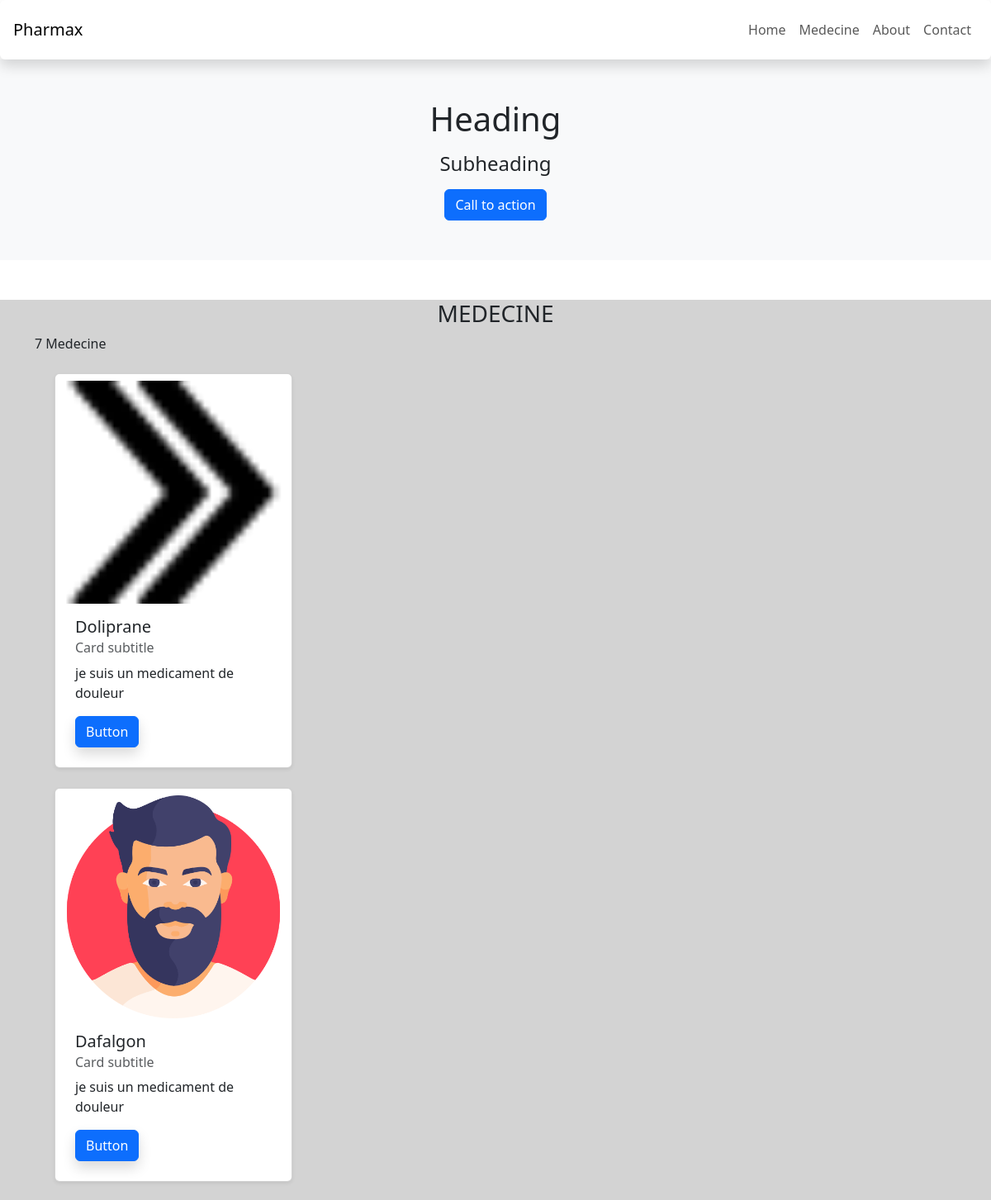
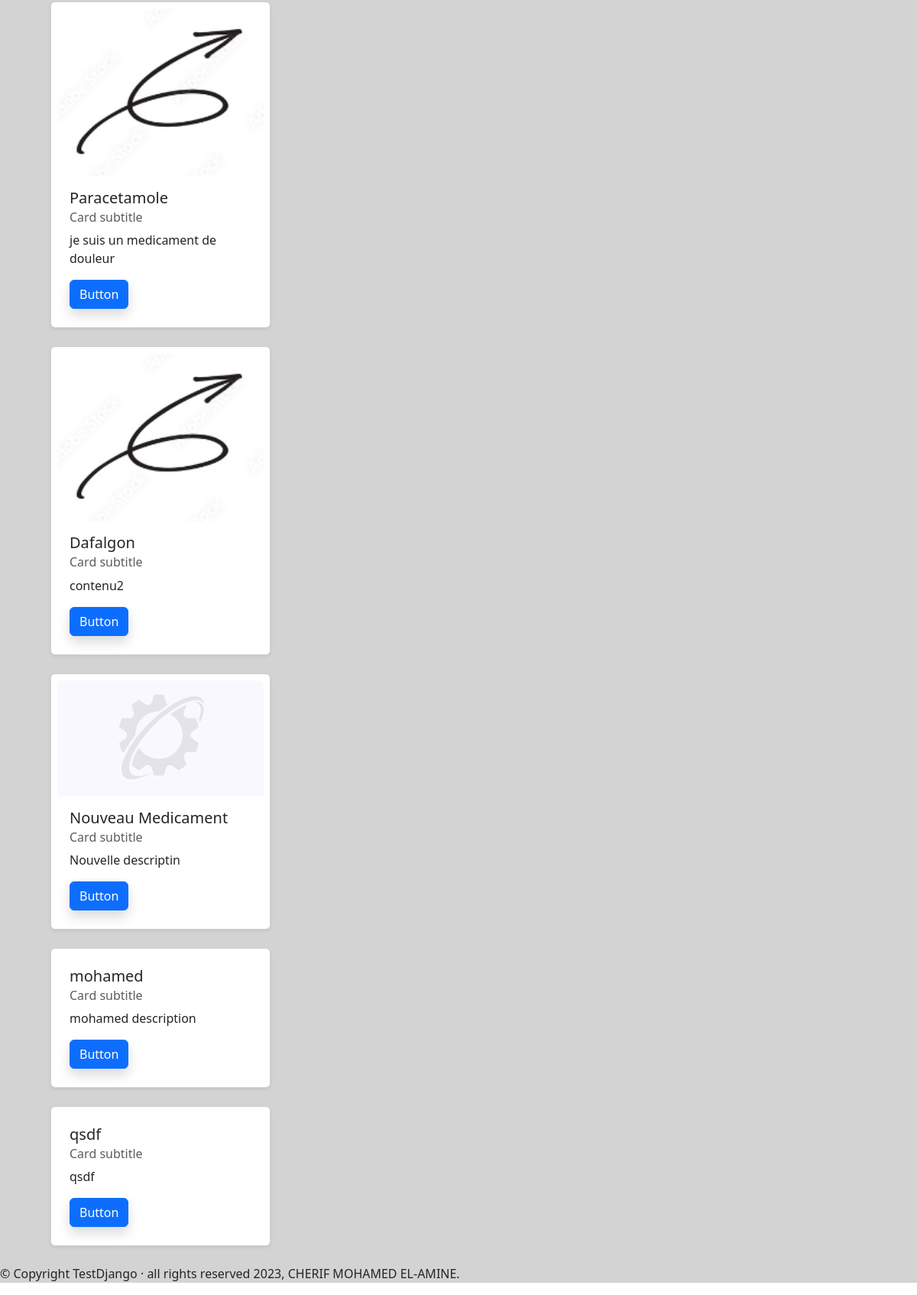
The page /medecine/ on the database its author committed (2 pictures, top to bottom).
### medecine/models.py (models this page shows, shortened)
class Medecine(models.Model):
    title = models.CharField(max_length=150)
    desc = models.TextField()
    favorite = models.BooleanField(default=False)
    slug = models.SlugField(null = True)
    img = models.ImageField(upload_to='imgs/', blank = True, null = True)
    class Meta:
        verbose_name = ('Medecine')
        verbose_name_plural = ('Medecines')

### medecine/views.py (the view)
# urls.py: path('', index, name="index"),
def index(request):
    v_title = request.GET.get('title')
    data=[]
    if v_title == None:
        query = Medecine.objects.all().order_by('id')
    else:
        query = Medecine.objects.filter(title__iexact=v_title).filter(favorite__exact=True).order_by('id')
    """
    exact: sensible a la case =
    iexact: insencible a la case
    contains : like %%
    in : IN
    """
    data = query
    return render(request, 'medecine/index.html', {'data':data})

### templates/medecine/index.html (shortened to what this page needs)
{% extends 'extends/base.html' %}
{% block banner %}
    <div class="p-5 text-center bg-body-tertiary">
        <h1 class="mb-3">Heading</h1>
        <h4 class="mb-3">Subheading</h4>
        <a data-mdb-ripple-init class="btn btn-primary" href="" role="button">Call to action</a>
    </div>
{% endblock %}
{% block body %}
<div class="container">
    <h3 class="text-center">MEDECINE</h3>
    <p class="count"> {{data|length}} Medecine</p>
    <div class="items">
        {% for medecine in data %}
            <div class="card shadow shadow-sm p-2 m-4 rounded" style="width: 18rem;">
                {% if medecine.img %}
                    <img class="card-img-top" src="{{medecine.img.url}}" alt="{{medecine.title}}">
                {% endif %}
                <div class="card-body " >
                    <h5 class="card-title">{{ medecine.title }}</h5>
                    <h6 class="card-subtitle mb-2 text-muted">Card subtitle</h6>
                    <p class="card-text">{{ medecine.desc }}</p>
                    <button type="button" class="btn btn-primary shadow rounded" data-mdb-ripple-init>Button</button>
                </div>
            </div>
            {% empty %}
            <h2>Pas d'element</h2>
        {% endfor %}
  </div>
{% endblock %}

### templates/extends/base.html (shortened to what this page needs)
{% load static %}
<!DOCTYPE html>
<html lang="en">
<head>
    <link rel="stylesheet" href="https://cdnjs.cloudflare.com/ajax/libs/normalize/8.0.1/normalize.min.css" />
    <link rel="stylesheet" href="https://cdn.jsdelivr.net/npm/bootstrap@5.3.2/dist/css/bootstrap.min.css">
    <link rel="stylesheet" type="text/css" href="{% static 'css/style.css' %}">
</head>
<body>
    <div class = "header">
        {% include 'includes/_navbar.html' %}
        {% block banner %} Banner  {% endblock %}
    </div>
    <div class="body">
        {% block body %} No Content  {% endblock %}
    </div>
    <div class="footer">
        {% include 'includes/_footer.html'%}
    </div>
</body>
</html>

### templates/includes/_navbar.html
<nav class="navbar navbar-expand-lg navbar-light shadow p-3  bg-white d-flex justify-content-between rounded" >
    <a class="navbar-brand" href="#">Pharmax</a>
    <ul class="navbar-nav">
        <li class="nav-item"><a class="nav-link" href="/">Home</a></li>
        <li class="nav-item"><a class="nav-link" href="blog/">Medecine</a></li>
        <li class="nav-item"><a class="nav-link" href="about/">About</a></li>
        <li class="nav-item"><a class="nav-link" href="contact/">Contact</a></li>
    </ul>
</nav>

### templates/includes/_footer.html
<footer>
    <p class="footer">
        &copy; Copyright TestDjango &middot; all rights reserved {% now 'Y' %}, CHERIF MOHAMED EL-AMINE.
    </p>
</footer>

### static/css/style.css (style rules this page uses)
.body { background-color:lightgray ; }

### rows shown on the page
Medecine: img (picture), title "Doliprane", desc "je suis un medicament de douleur"
Medecine: img (picture), title "Dafalgon", desc "je suis un medicament de douleur"
Medecine: img (picture), title "Paracetamole", desc "je suis un medicament de douleur"
Medecine: img (picture), title "Dafalgon", desc "contenu2"
Medecine: img (picture), title "Nouveau Medicament", desc "Nouvelle descriptin"
Medecine: title "mohamed", desc "mohamed description"
Medecine: title "qsdf", desc "qsdf"

### other values the page prints
{{ data|length }} "7"
